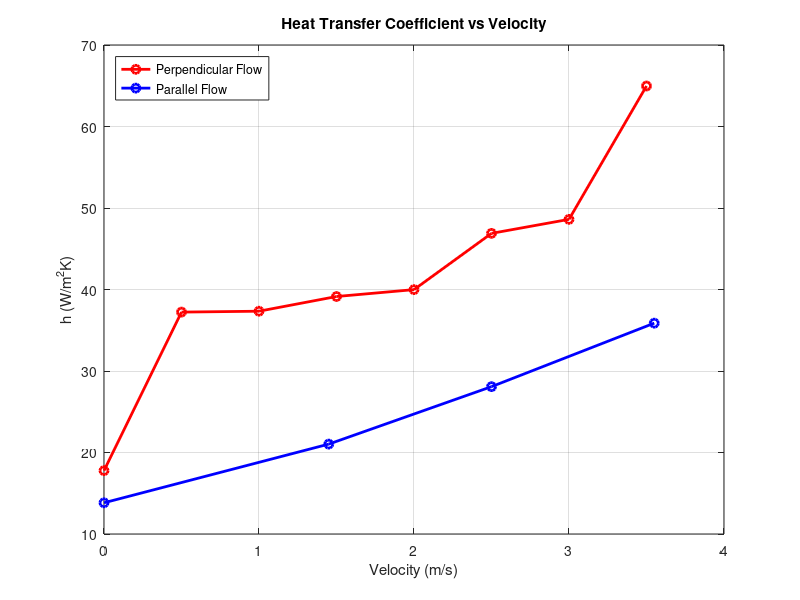
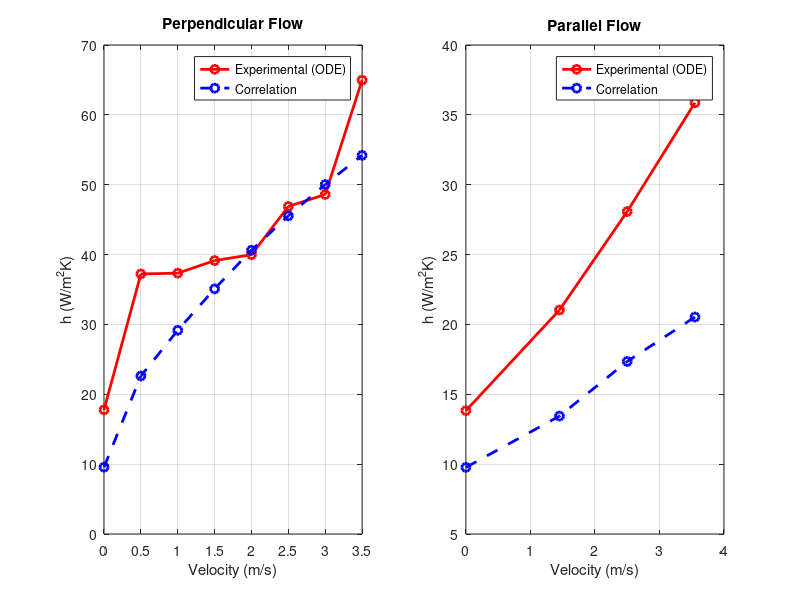
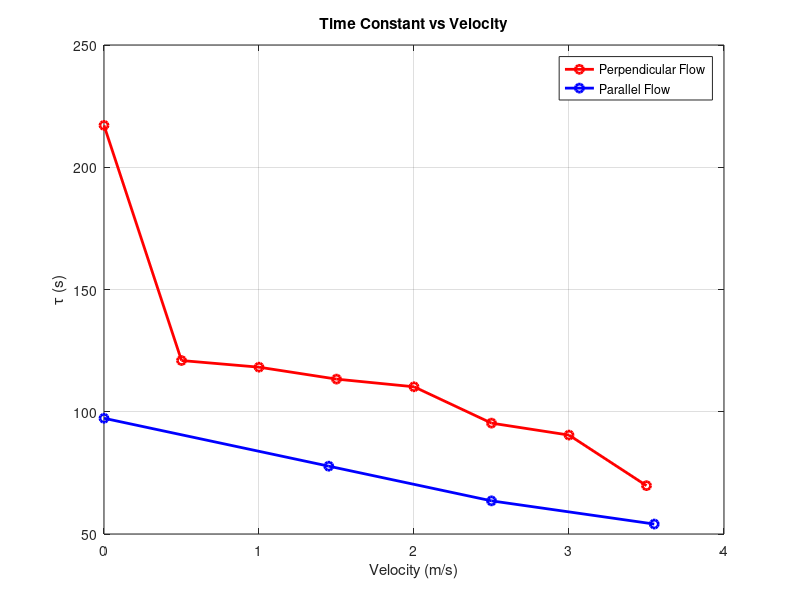
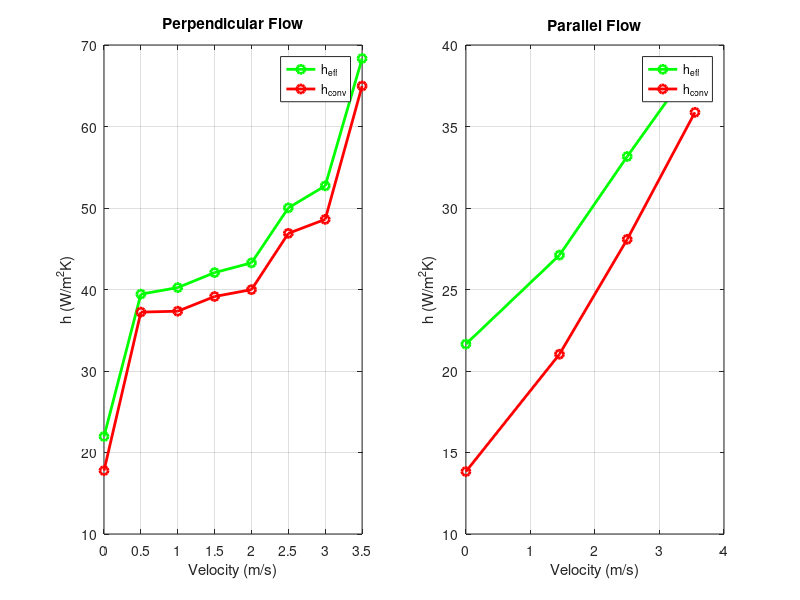

These figures' MATLAB source, in order:
clc; clear; close all;

% DATA

tau_perpendicular = [217.136 120.951 118.233 113.349 110.214 95.345 90.458 69.776];
v_perpendicular = linspace(0, 3.5, 8);
h_eff_perpendicular = [21.963 39.429 40.233 42.073 43.270 50.018 52.720 68.347];
h_conv_perpendicular = [17.775 37.227 37.337 39.140 39.985 46.888 48.607 64.969];
h_corr_perpendicular = [9.564 22.62 29.16 35.091 40.621 45.54 50.03 54.20];

tau_parallel = [97.34 77.74 63.56 54.07];
v_parallel = [0 1.45 2.5 3.55];
h_eff_parallel = [21.65 27.11 33.16 38.98];
h_conv_parallel = [13.83 21.03 28.08 35.87];
h_corr_parallel = [9.77 13.44 17.35 20.53];

% 1. h vs Velocity (MAIN PLOT)

figure;
plot(v_perpendicular, h_conv_perpendicular, 'ro-', 'LineWidth', 2, 'MarkerSize', 6); hold on;
plot(v_parallel, h_conv_parallel, 'bo-', 'LineWidth', 2, 'MarkerSize', 6);

xlabel('Velocity (m/s)');
ylabel('h (W/m^2K)');
title('Heat Transfer Coefficient vs Velocity');
legend('Perpendicular Flow', 'Parallel Flow', 'Location', 'northwest');
grid on;

% 2. Experimental vs Correlation
figure;

subplot(1,2,1)
plot(v_perpendicular, h_conv_perpendicular, 'ro-', 'LineWidth', 2); hold on;
plot(v_perpendicular, h_corr_perpendicular, 'bo--', 'LineWidth', 2);
xlabel('Velocity (m/s)');
ylabel('h (W/m^2K)');
title('Perpendicular Flow');
legend('Experimental (ODE)', 'Correlation');
grid on;

subplot(1,2,2)
plot(v_parallel, h_conv_parallel, 'ro-', 'LineWidth', 2); hold on;
plot(v_parallel, h_corr_parallel, 'bo--', 'LineWidth', 2);
xlabel('Velocity (m/s)');
ylabel('h (W/m^2K)');
title('Parallel Flow');
legend('Experimental (ODE)', 'Correlation');
grid on;

% 3. Time Constant vs Velocity
figure;
plot(v_perpendicular, tau_perpendicular, 'ro-', 'LineWidth', 2); hold on;
plot(v_parallel, tau_parallel, 'bo-', 'LineWidth', 2);

xlabel('Velocity (m/s)');
ylabel('\tau (s)');
title('Time Constant vs Velocity');
legend('Perpendicular Flow', 'Parallel Flow');
grid on;

% 4. h_eff vs h_conv
figure;

subplot(1,2,1)
plot(v_perpendicular, h_eff_perpendicular, 'go-', 'LineWidth', 2); hold on;
plot(v_perpendicular, h_conv_perpendicular, 'ro-', 'LineWidth', 2);
xlabel('Velocity (m/s)');
ylabel('h (W/m^2K)');
title('Perpendicular Flow');
legend('h_{eff}', 'h_{conv}');
grid on;

subplot(1,2,2)
plot(v_parallel, h_eff_parallel, 'go-', 'LineWidth', 2); hold on;
plot(v_parallel, h_conv_parallel, 'ro-', 'LineWidth', 2);
xlabel('Velocity (m/s)');
ylabel('h (W/m^2K)');
title('Parallel Flow');
legend('h_{eff}', 'h_{conv}');
grid on;

% 5. Ratio Plot (VERY POWERFUL)

% Interpolate parallel data to match perpendicular velocities
h_parallel_interp = interp1(v_parallel, h_conv_parallel, v_perpendicular, 'linear', 'extrap');

ratio = h_conv_perpendicular ./ h_parallel_interp;

figure;
plot(v_perpendicular, ratio, 'ko-', 'LineWidth', 2);

xlabel('Velocity (m/s)');
ylabel('h_{perp} / h_{parallel}');
title('Effect of Flow Orientation');
grid on;
